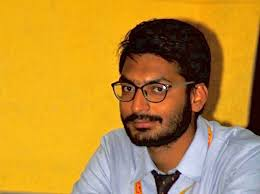
#> input picture images/no mask.jpeg, 260 x 194 px
$ jupyter execute 'Face Mask Detector.ipynb'
#> lines starting #> are read from the running program, lines starting #| are printed output that depends on the picture; after the words box and inside, x2 and y2 are one past the last pixel; in counts of white or black regions, pixels touching at a corner belong together
[cell 1]
import cv2

[cell 2]
faceCascade = cv2.CascadeClassifier("haarcascade_frontalface_default.xml")
img = cv2.imread("images/no mask.jpeg")
#> img is the input picture: shape (194, 260, 3); mean B, G, R 53.1, 142.3, 189.5
image = cv2.resize(img, (1240, 640))
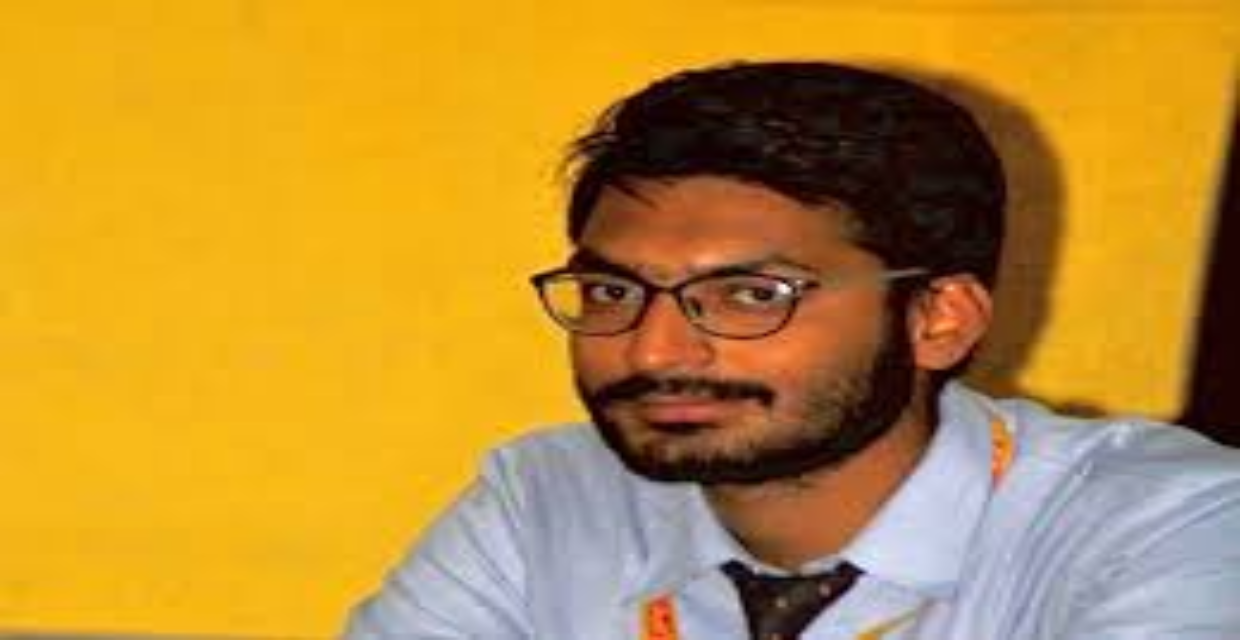
#> image: shape (640, 1240, 3); mean B, G, R 53, 142.2, 189.4

[cell 3]
# Convert to grayScale
img_gray = cv2.cvtColor(img, cv2.COLOR_RGB2GRAY)
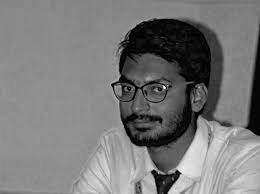
#> img_gray: shape (194, 260); min 0, max 247, mean 121

[cell 4]
cv2.imshow("Black and white image", img_gray)
cv2.imshow("Original Image", img)
cv2.waitKey(0)
cv2.destroyAllWindows()

[cell 5]
faces = faceCascade.detectMultiScale(img_gray, 1.1, 4)
#> faces = [[102, 53, 88, 88]]

[cell 6]
for (x, y, width, height) in faces:
    print(f"Face found at x: {x}, y: {y}, width: {width}, height: {height}")
#> this loop made 1 pass
#| Face found at x: 102, y: 53, width: 88, height: 88

[cell 7]
img_gray

[cell 8]
faces
#> Out = [[102, 53, 88, 88]]

[cell 9]
for face in faces:
    x, y, width, height = face
    cv2.rectangle(img, (x, y), (x + width, y + height), (0, 0, 255), 2)
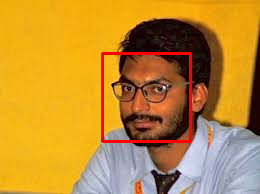
#> img: shape (194, 260, 3); 2.09% of pixels changed, all inside (x1, y1, x2, y2) = (101, 52, 192, 143)

cv2.imshow("output", img)
cv2.waitKey(0)
cv2.destroyAllWindows()
